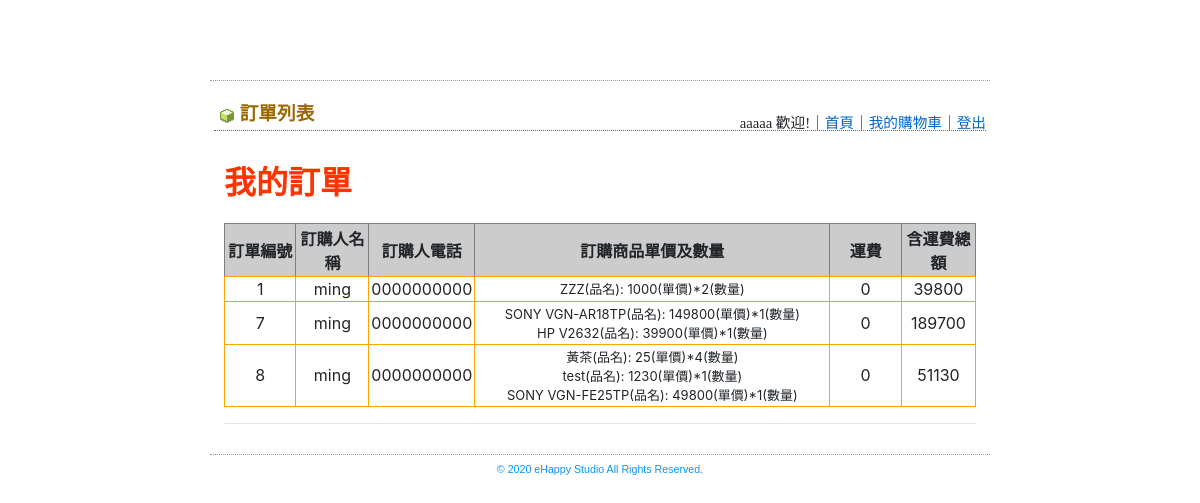
The page /orders_view.php (signed in) on the database its author committed.
### tables this page shows
CREATE TABLE `orders` (
  `orderid` int(11) UNSIGNED NOT NULL,
  `m_username` varchar(20) NOT NULL,
  `total` int(11) UNSIGNED DEFAULT NULL,
  `deliverfee` int(11) UNSIGNED DEFAULT NULL,
  `grandtotal` int(11) UNSIGNED DEFAULT NULL,
  `customername` varchar(100) DEFAULT NULL,
  `customeremail` varchar(100) DEFAULT NULL,
  `customeraddress` varchar(100) DEFAULT NULL,
  `customerphone` varchar(100) DEFAULT NULL,
  `paytype` enum('ATM匯款','線上刷卡','貨到付款') DEFAULT 'ATM匯款'
);

CREATE TABLE `orderdetail` (
  `orderdetailid` int(11) UNSIGNED NOT NULL,
  `orderid` int(11) UNSIGNED DEFAULT NULL,
  `productid` int(11) UNSIGNED DEFAULT NULL,
  `productname` varchar(254) DEFAULT NULL,
  `unitprice` int(11) UNSIGNED DEFAULT NULL,
  `quantity` int(11) UNSIGNED DEFAULT NULL
);

### orders_view.php (the view, shortened to what this page needs)
<?php
require_once("connMysql.php");
$sql=sprintf("SELECT * FROM orders WHERE m_username='%s'",$_SESSION["username"]);
$result=$db_link->query($sql);
?>
<html>
<head>
<link href="style.css" rel="stylesheet" type="text/css">
<link rel="stylesheet"  href="css/bootstrap.min.css" >
</head>
<body>
<table width="780" border="0" align="center" cellpadding="4" cellspacing="0">
    <tr>
        <td height="80" align="center" background="images/mlogo.png" class="tdbline"></td>
    </tr>
    <tr>
        <td>
            <tr>
                <td>
                <div class="subjectDiv"> <span class="heading"><img src="images/16-cube-green.png" width="16" height="16" align="absmiddle"></span> 訂單列表</div>
                <div class="actionDiv">
                <a><?=$_SESSION["username"]?> 歡迎!</a>｜<a href="index.php">首頁</a>｜<a href="cart.php">我的購物車</a>｜<a href="index.php?logout=true">登出</a>
                </div>
                </td>
            </tr>
        </td>
    </tr>
    <tr>
        <td class="tdbline">
            <table width="100%" border="0" cellspacing="0" cellpadding="10">
                <tr valign="top">
                    <td><p class="title">我的訂單</p>
                        <table width="100%" border="1" cellpadding="2" cellspacing="1" bgcolor="#F0F0F0">
                            <tr>
                                <th class="thcss" width="10%" bgcolor="#CCCCCC">訂單編號</th>
                                <th class="thcss" width="10%" bgcolor="#CCCCCC">訂購人名稱</th>
                                <th class="thcss" width="10%" bgcolor="#CCCCCC">訂購人電話</th>
                                <th class="thcss" width="50%" bgcolor="#CCCCCC">訂購商品單價及數量</th>
                                <th class="thcss" width="10%" bgcolor="#CCCCCC">運費</th>
                                <th class="thcss" width="10%" bgcolor="#CCCCCC">含運費總額</th>
                            </tr>
                            <?php if($result->num_rows>0){ ?>
                            <?php while($row=$result->fetch_assoc()){
                                    $sel_orderdetail=sprintf("SELECT * FROM orderdetail WHERE orderid='%s'",$row["orderid"]);
                                    $result_sel=$db_link->query($sel_orderdetail);?>
                            <form action="" method="post" name="form" id="form">
                            <tr style="border: solid 1px orange;">
                                <td width="10%" align="center" bgcolor="#FFFFFF"><?php echo $row["orderid"];?></td>
                                <td width="10%" align="center" bgcolor="#FFFFFF"><?php echo $row["customername"];?></td>
                                <td width="10%" align="center" bgcolor="#FFFFFF"><?php echo $row["customerphone"];?></td>
                                <td width="50%" align="center" bgcolor="#FFFFFF" style="font-size:13px">
                                <?php while($row_sel=$result_sel->fetch_assoc()){
                                    echo "".$row_sel["productname"]."(品名): ".$row_sel["unitprice"]."(單價)*".$row_sel["quantity"],"(數量)<br>";
                                }?>
                                </td>
                                <td width="10%" align="center" bgcolor="#FFFFFF"><?php echo $row["deliverfee"];?></td>
                                <td width="10%" align="center" bgcolor="#FFFFFF"><?php echo $row["grandtotal"];?></td>
                            </tr>
                            </form>
                            <?php }
                                } else { ?>
                                <td width="100%" colspan="6" align="center" bgcolor="#FFFFFF">您並無下訂單..</td>
                            <?php }?>
                        </table>
                        <hr size="1" />
                    </td>
                </tr>
            </table>
        </td>
    </tr>
    <tr>
        <td height="30" align="center" class="trademark">© 2020 eHappy Studio All Rights Reserved.</td>
    </tr>
</table>
</body>
</html>

### style.css (style rules this page uses)
body { background-color: #F0F0F0; }
p,ol,ul { font-family: Verdana, Arial, Helvetica, sans-serif; font-size: 10pt; line-height: 150%; margin-top: 0px; margin-bottom: 5px; }
form { margin: 0px; }
a { text-decoration: none; }
a:link { color: #0066CC; }
.title { font-family: "微軟正黑體"; font-size: 24pt; font-weight: bolder; color: #FF3300; }
.heading { font-family: "微軟正黑體"; font-size: 13pt; color: #0066CC; line-height: 150%; font-weight: bold; }
.trademark { font-family: Verdana, Arial, Helvetica, sans-serif; font-size: 8pt; color: #0099FF; }
.actionDiv { float: right; margin-top: -30px; font-size: 11pt; font-family: "微軟正黑體"; }
.subjectDiv { font-family: "微軟正黑體"; font-size: 14pt; font-weight: bold; color: #996600; padding: 5px; clear: both; border-bottom-width: 1px; border-bottom-style: dotted; border-bottom-color: #666666; margin-bottom: 10px; }
.thcss { text-align: center; }
.tdbline { border-bottom-width: 1px; border-bottom-style: dotted; border-bottom-color: #999999; }

### rows shown on the page
orders: orderid "1", customername "ming", customerphone "0000000000", deliverfee "0", grandtotal "39800"
orderdetail: productname "ZZZ", unitprice "1000", quantity "2"
orders: orderid "7", customername "ming", customerphone "0000000000", deliverfee "0", grandtotal "189700"
orderdetail: productname "SONY VGN-AR18TP", unitprice "149800", quantity "1"
orderdetail: productname "HP V2632", unitprice "39900", quantity "1"
orders: orderid "8", customername "ming", customerphone "0000000000", deliverfee "0", grandtotal "51130"
orderdetail: productname "黃茶", unitprice "25", quantity "4"
orderdetail: productname "test", unitprice "1230", quantity "1"
orderdetail: productname "SONY VGN-FE25TP", unitprice "49800", quantity "1"

### other values the page prints
$_SESSION["username"] "aaaaa"
